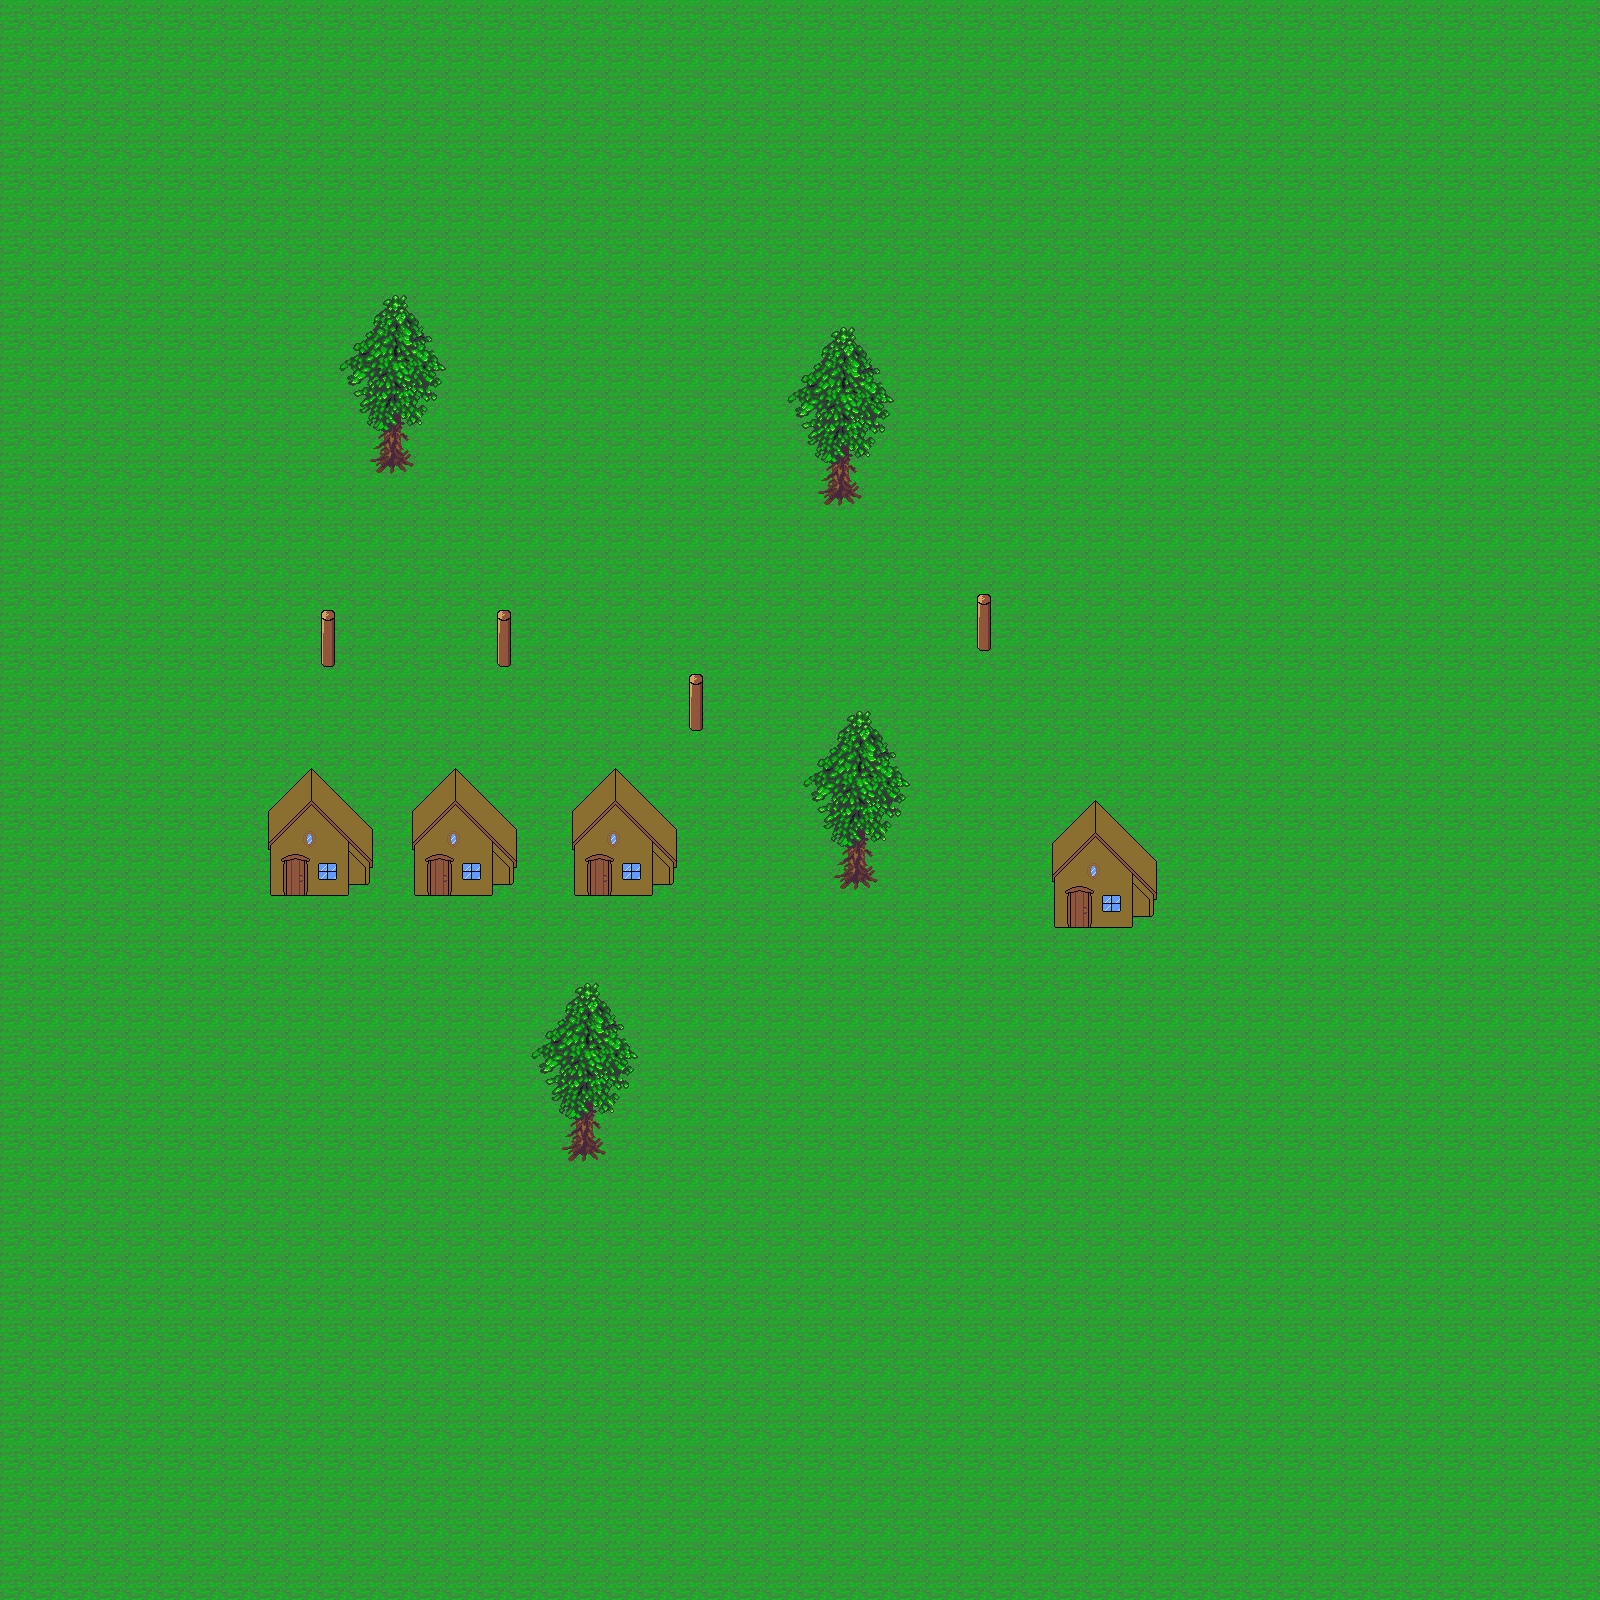

The image is a tile-based game level rendered from a .tmx file. Its description and source (layers, tilesets, objects; grid data summarised) follow:
An orthogonal 100x100 tile map with 16x16 px tiles, 5 tile layers (BackGround, Buildings, MidGround, ForeGround, ...) and 12 objects.

<map version="1.0" tiledversion="1.1.6" orientation="orthogonal" renderorder="right-down" width="100" height="100" tilewidth="16" tileheight="16" infinite="0" nextobjectid="21">
 <tileset firstgid="1" source="Master.tsx" />
 <layer name="BackGround" width="100" height="100">
  <data>[10000 cells, 10000 non-empty, 4 distinct tile ids]</data>
 </layer>
 <layer name="Buildings" width="100" height="100">
  <data>[10000 cells, 204 non-empty, 51 distinct tile ids]</data>
 </layer>
 <layer name="MidGround" width="100" height="100">
  <data>[10000 cells, 0 non-empty, 0 distinct tile ids]</data>
 </layer>
 <layer name="ForeGround" width="100" height="100">
  <data>[10000 cells, 344 non-empty, 86 distinct tile ids]</data>
 </layer>
 <layer name="FrontAlways" width="100" height="100">
  <data>[10000 cells, 0 non-empty, 0 distinct tile ids]</data>
 </layer>
 <objectgroup name="Objects">
  <object id="1" x="412" y="816" width="105" height="51">
   <properties>
    <property name="type" value="building" />
   </properties>
  </object>
  <object id="2" x="497" y="640" width="14" height="7">
   <properties>
    <property name="type" value="building" />
   </properties>
  </object>
  <object id="3" x="848" y="838" width="18" height="28">
   <properties>
    <property name="type" value="building" />
   </properties>
  </object>
  <object id="12" x="831" y="458" width="18" height="28">
   <properties>
    <property name="type" value="building" />
   </properties>
  </object>
  <object id="13" x="383" y="418" width="18" height="28">
   <properties>
    <property name="type" value="building" />
   </properties>
  </object>
  <object id="14" x="575" y="1106" width="18" height="28">
   <properties>
    <property name="type" value="building" />
   </properties>
  </object>
  <object id="15" x="321" y="637" width="14" height="7">
   <properties>
    <property name="type" value="building" />
   </properties>
  </object>
  <object id="16" x="688" y="700" width="14" height="7">
   <properties>
    <property name="type" value="building" />
   </properties>
  </object>
  <object id="17" x="977" y="621" width="14" height="7">
   <properties>
    <property name="type" value="building" />
   </properties>
  </object>
  <object id="18" x="571" y="819" width="105" height="51">
   <properties>
    <property name="type" value="building" />
   </properties>
  </object>
  <object id="19" x="266" y="815" width="105" height="51">
   <properties>
    <property name="type" value="building" />
   </properties>
  </object>
  <object id="20" x="1052" y="849" width="105" height="51">
   <properties>
    <property name="type" value="building" />
   </properties>
  </object>
 </objectgroup>
</map>
